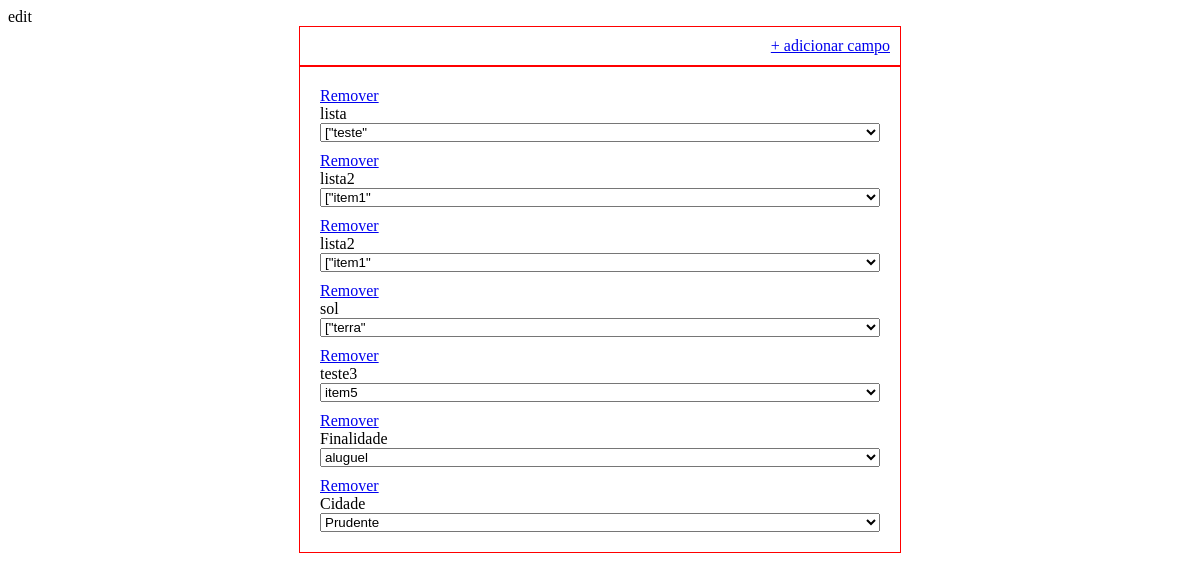
The page / on the database its author committed.
### tables this page shows
CREATE TABLE `formcampos` (
  `id` int(11) NOT NULL,
  `name` varchar(100) NOT NULL,
  `tipo` varchar(100) NOT NULL
);

### index.php (the view, shortened to what this page needs)
<?php
include './conexao.php';
?>
<!DOCTYPE html>
<html lang="en">
<head>
</head>
<body>
   edit
   <div class="container menu-campo">
            <a href="./add.php">+ adicionar campo</a>
   </div>
   <div class="container">
        <form action="" class="formulario">
        <?php
                $sql= "SELECT * FROM `formcampos`";
                $busca = mysqli_query($conexao, $sql);
                while ($array = mysqli_fetch_array($busca)) {
                    $id = $array['id'];
                    $name = $array['name'];
                    $tipo = $array['tipo'];
                    echo "<div><a href='remover.php?id=$id'>Remover</a><div class='campo-container'>";
                    if ($tipo == "input") {
                        echo "<label for='$name'>$name</label> <input type='text' name='$name'>";
                    } elseif ($tipo == "textarea") {
                        echo "<label for='$name'>$name</label><textarea name='$name'></textarea>";
                    } elseif ($tipo == "select") {
                        echo "<label for='$name'>$name</label><select name='$name'>";
                        $sql_option = "SELECT opcaocampo.*
                                        FROM opcaocampo
                                        JOIN formcampos ON opcaocampo.id_formcampo = formcampos.id
                                        WHERE formcampos.id = $id";
                        $busca_option = mysqli_query($conexao, $sql_option);
                        while ($option_array = mysqli_fetch_array($busca_option)) {
                            $id_op = $option_array['id'];
                            $nome_opcao = $option_array['nome_opcao'];
                            echo "<option value='$id_op'>$nome_opcao</option>";
                        }
                        echo "</select>";
                    }
                    echo "</div></div>";
                }
                ?>
        </form>
    </div>
</body>
</html>

### index.php (style rules this page uses)
.container { border:1px solid red; max-width: 600px; margin: 0 auto; }
.container form { display: flex; flex-direction: column; gap: 10px; padding: 20px; }
.menu-campo { display: flex; justify-content: end; }
.menu-campo a { padding: 10px; }
.campo-container { display: flex; flex-direction: column; }

### rows shown on the page
formcampos: name "lista"
formcampos: name "lista2"
formcampos: name "lista2"
formcampos: name "sol"
formcampos: name "teste3"
formcampos: name "Finalidade"
formcampos: name "Cidade"

### other values the page prints
form field lista "[\"teste\""
form field value "[\"item1\""
form field sol "[\"terra\""
form field value "item5"
form field value "aluguel"
form field value "Prudente"
